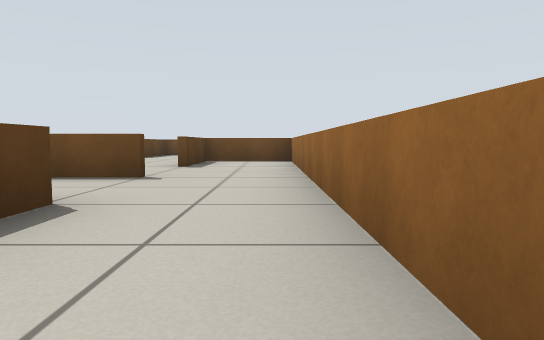
View 1 (above)

21 first-person views from a walk through a Gazebo world. The camera is 0.4 m above the floor, tilts 4° down and sees 70° across. The floor is counted in squares, 1 m on a side. Each view is taken from the middle of a square. On the plan, view 1 faces up. The plan holds only what a view shows up to about 9 squares ahead; the rest is blank.

View 2
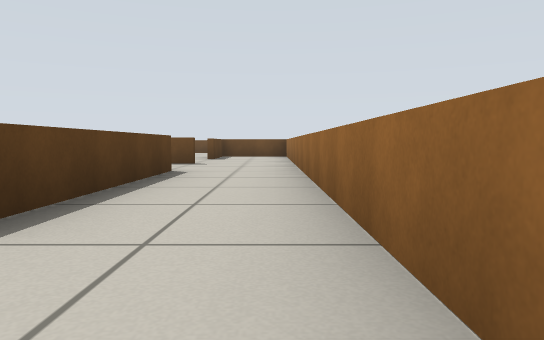

View 3
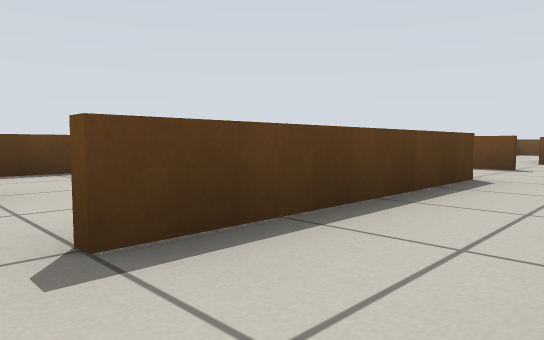

View 4
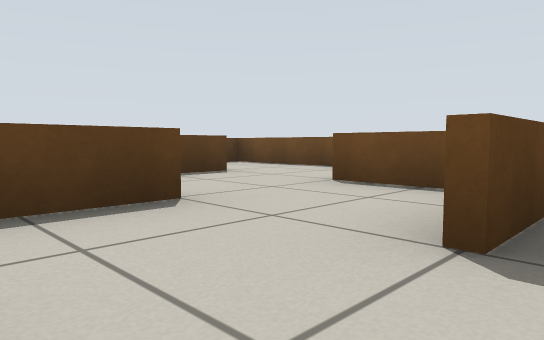

View 5
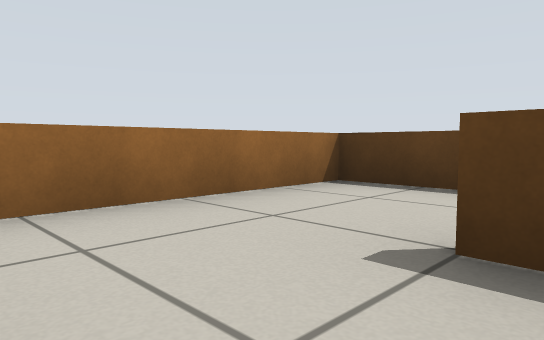

View 6
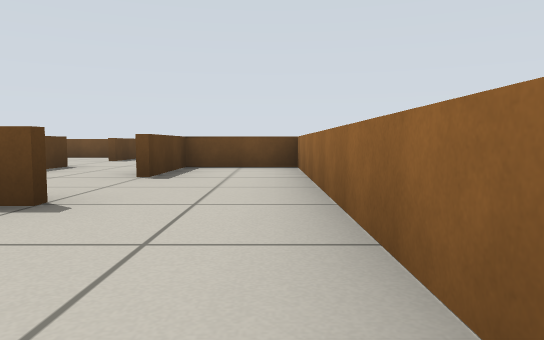

View 7
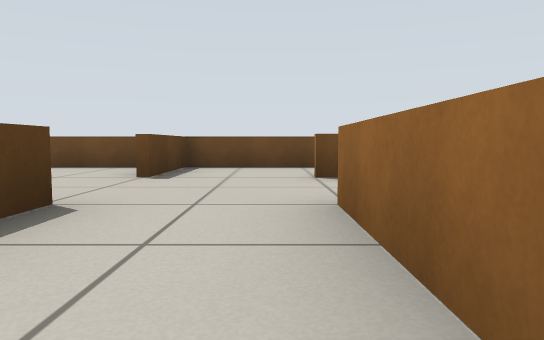

View 8
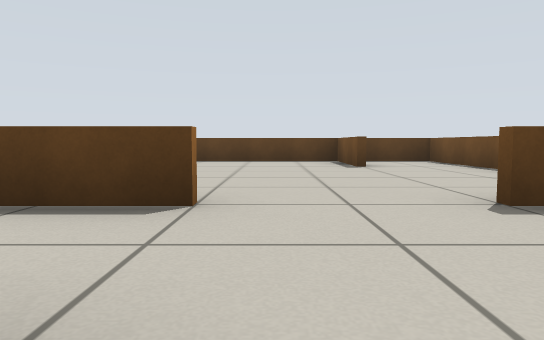

View 9
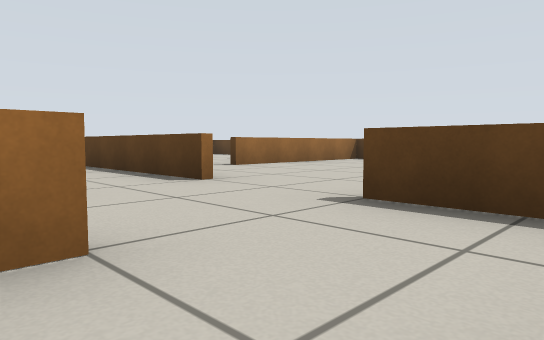

View 10
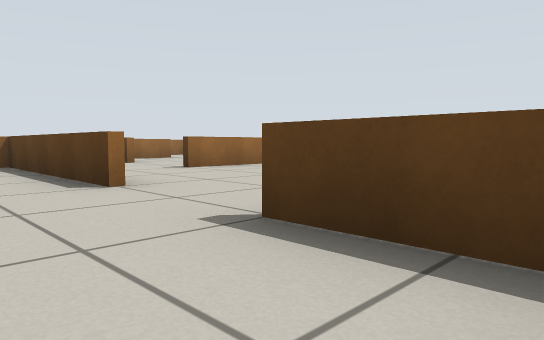

View 11
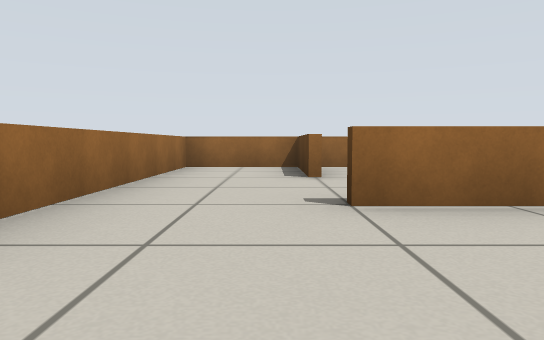

View 12
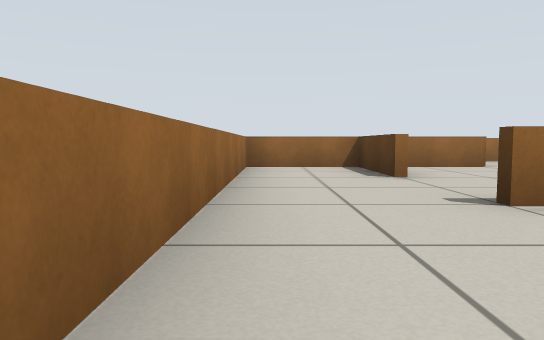

View 13
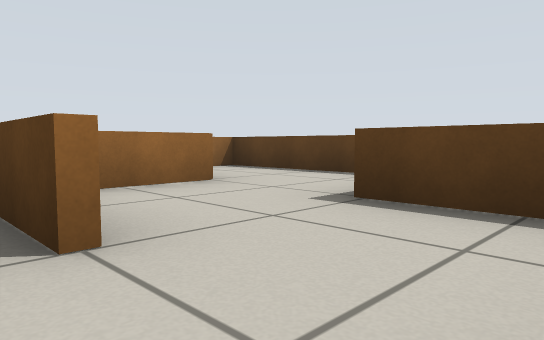

View 14
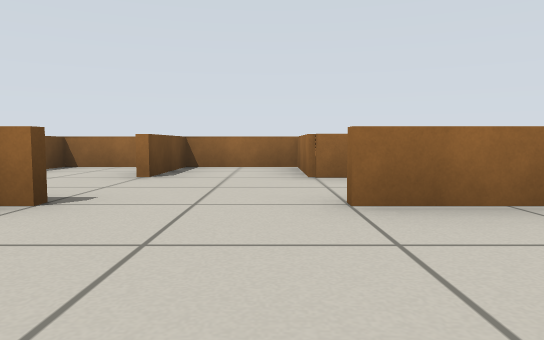

View 15
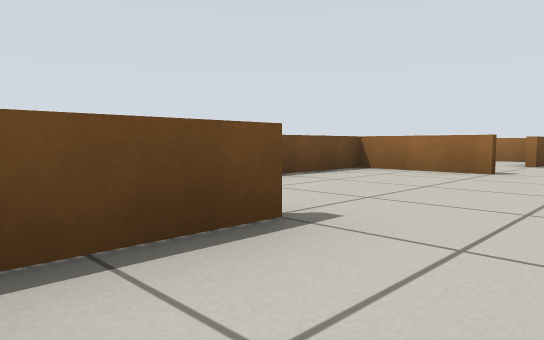

View 16
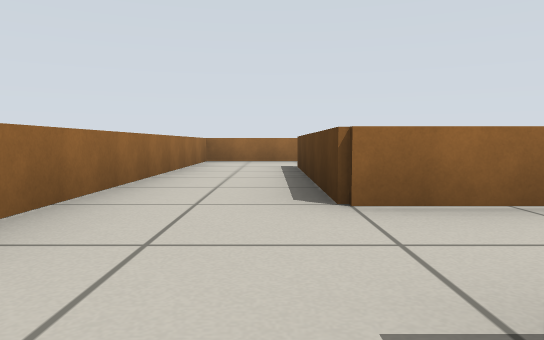

View 17
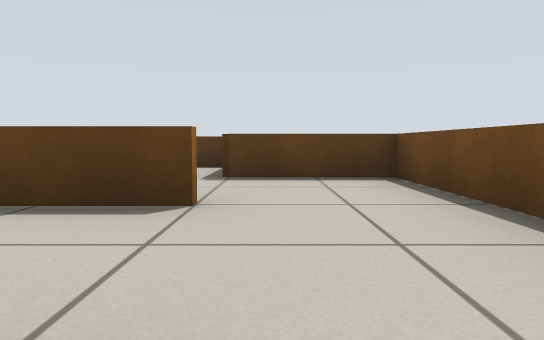

View 18
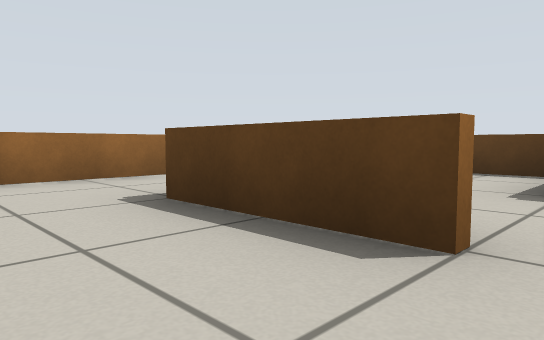

View 19
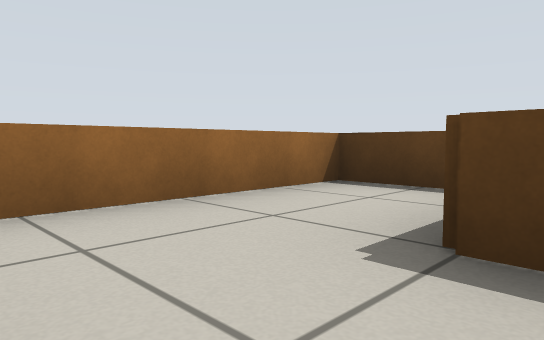

View 20
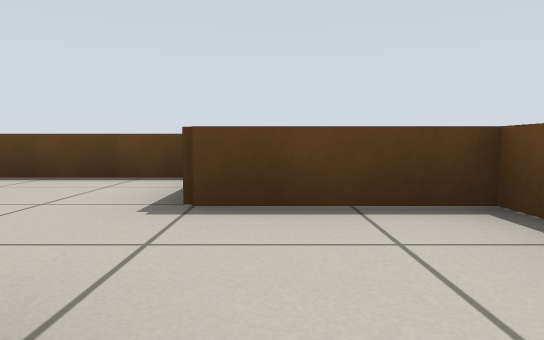

View 21
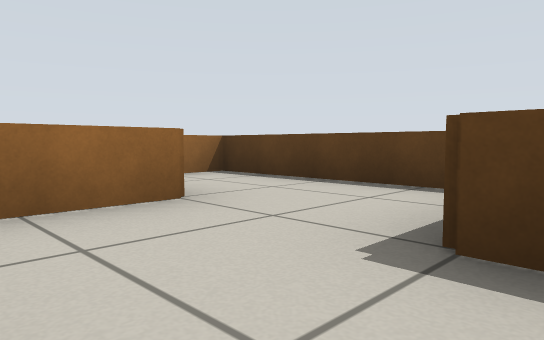

### Floor plan
Ten units are one square. View 1 is at (0, 0); x grows to the right and y downward. Boxes are objects, and circles mark ways between rooms. Rooms are numbered by the first view taken in them; rooms with no view inside come last. Other rooms are left out.
<svg viewBox="-99 -130 108 169">
<path fill="none" stroke="#000" d="M-34 14 -34 34 4 34 4 -25M-22 -4 -35 -4M-14 -26 -14 15M-14 -44 -26 -44M-16 -65 -16 -85M4 -25 4 -84 -14 -84 -14 -65M-28 -26 -14 -26M-34 -86 -34 -45M-16 -85 4 -85 4 -104 -15 -104M-16 -106 -11 -106M4 -109 4 -124 -30 -124M-34 -125 -34 -105M-75 -104 -94 -104 -94 -74M-36 -104 -36 -125M-84 -66 -55 -66M-36 -65 -36 -85M-30 -124 -94 -124 -94 -110M-54 -46 -54 -26 -36 -26 -36 -65M-49 -24 -74 -24 -74 -4M-74 22 -74 34 -44 34M-54 -6 -54 16M-76 -26 -58 -26M-94 -32 -94 -5 -86 -5M-74 -56 -74 -44M-76 14 -64 14M-94 -2 -94 34 -88 34"/>
<circle cx="0" cy="-20" r="3" fill="#2a7"/>
<circle cx="-30" cy="10" r="3" fill="#2a7"/>
<circle cx="-20" cy="-75" r="3" fill="#2a7"/>
<circle cx="-20" cy="-100" r="3" fill="#2a7"/>
<circle cx="-30" cy="-95" r="3" fill="#2a7"/>
<circle cx="-45" cy="-60" r="3" fill="#2a7"/>
<circle cx="-60" cy="-50" r="3" fill="#2a7"/>
<circle cx="-40" cy="0" r="3" fill="#2a7"/>
<circle cx="-60" cy="0" r="3" fill="#2a7"/>
<text x="-10" y="20">1</text>
<text x="-10" y="-50">2</text>
<text x="-10" y="-90">3</text>
<text x="-10" y="-120">4</text>
<text x="-60" y="-90">5</text>
<text x="-40" y="-50">6</text>
<text x="-40" y="-10">7</text>
<text x="-50" y="20">8</text>
<text x="-80" y="-30">9</text>
<text x="-80" y="10">10</text>
</svg>
Room 1 opens to room 2. Room 1 opens to room 8. Room 2 opens to room 3. Room 3 opens to room 4. Room 3 opens to room 5. Room 5 opens to room 6. Room 6 opens to room 9. Room 7 opens to room 8. Room 7 opens to room 10.

Where each view was taken, in squares from view 1:
view 1: 0 up, 0 right, facing up
view 2: 3 down, 0 right, facing up
view 3: 2 down, 0 right, facing up-left
view 4: 3 down, 1 left, facing up-left
view 5: 1 down, 0 right, facing down-left
view 6: 2 up, 0 right, facing up
view 7: 6 up, 2 left, facing up
view 8: 9 up, 1 left, facing left
view 9: 12 up, 1 left, facing down-left
view 10: 12 up, 2 left, facing down-left
view 11: 9 up, 5 left, facing down
view 12: 9 up, 4 left, facing down
view 13: 6 up, 5 left, facing down-left
view 14: 9 up, 6 left, facing right
view 15: 9 up, 9 left, facing up-right
view 16: 5 up, 1 left, facing down
view 17: 1 up, 3 left, facing left
view 18: 1 up, 4 left, facing down-left
view 19: 1 down, 4 left, facing down-left
view 20: 1 up, 5 left, facing left
view 21: 1 up, 6 left, facing down-left
